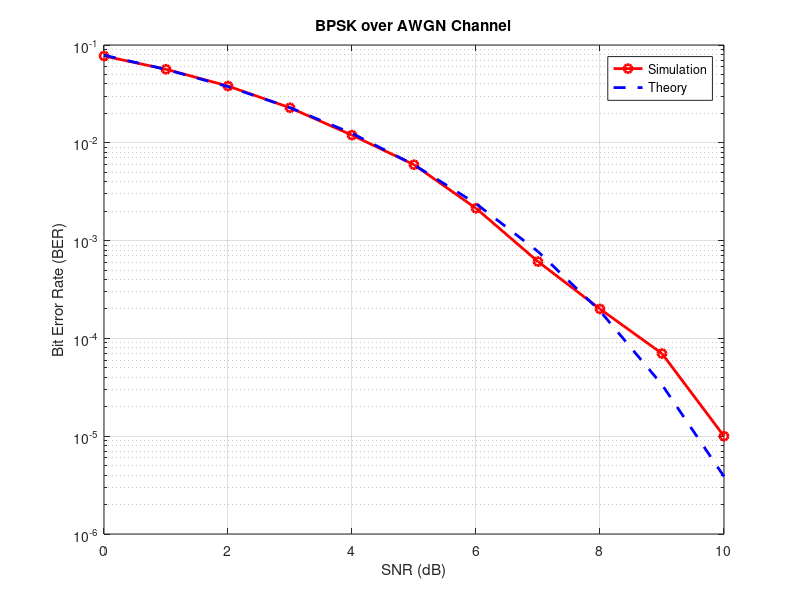

MATLAB code to generate this figure:
clc;
clear;
close all;

%% 参数设置
N = 1e5;                 % 比特数
SNR_dB = 0:10;           % SNR范围(dB)
BER = zeros(size(SNR_dB));

%% 生成随机比特
bits = randi([0 1], 1, N);

%% BPSK调制
% 0 -> -1
% 1 -> +1
symbols = 2*bits - 1;

%% SNR循环
for k = 1:length(SNR_dB)

    % dB转线性
    snr_linear = 10^(SNR_dB(k)/10);

    % 高斯噪声标准差
    noise_sigma = sqrt(1/(2*snr_linear));

    % 生成AWGN噪声
    noise = noise_sigma * randn(1, N);

    % 接收信号
    received = symbols + noise;

    % BPSK解调
    detected_bits = received > 0;

    % 误码统计
    errors = sum(bits ~= detected_bits);

    % BER计算
    BER(k) = errors / N;

    fprintf('SNR = %d dB, BER = %e\n', ...
        SNR_dB(k), BER(k));

end

%% 理论BER
snr_theory = 10.^(SNR_dB/10);

BER_theory = 0.5 * erfc(sqrt(snr_theory));

%% 绘图
figure;

semilogy(SNR_dB, BER, 'ro-','LineWidth',2);
hold on;

semilogy(SNR_dB, BER_theory, 'b--','LineWidth',2);

grid on;

xlabel('SNR (dB)');
ylabel('Bit Error Rate (BER)');
title('BPSK over AWGN Channel');

legend('Simulation','Theory');
